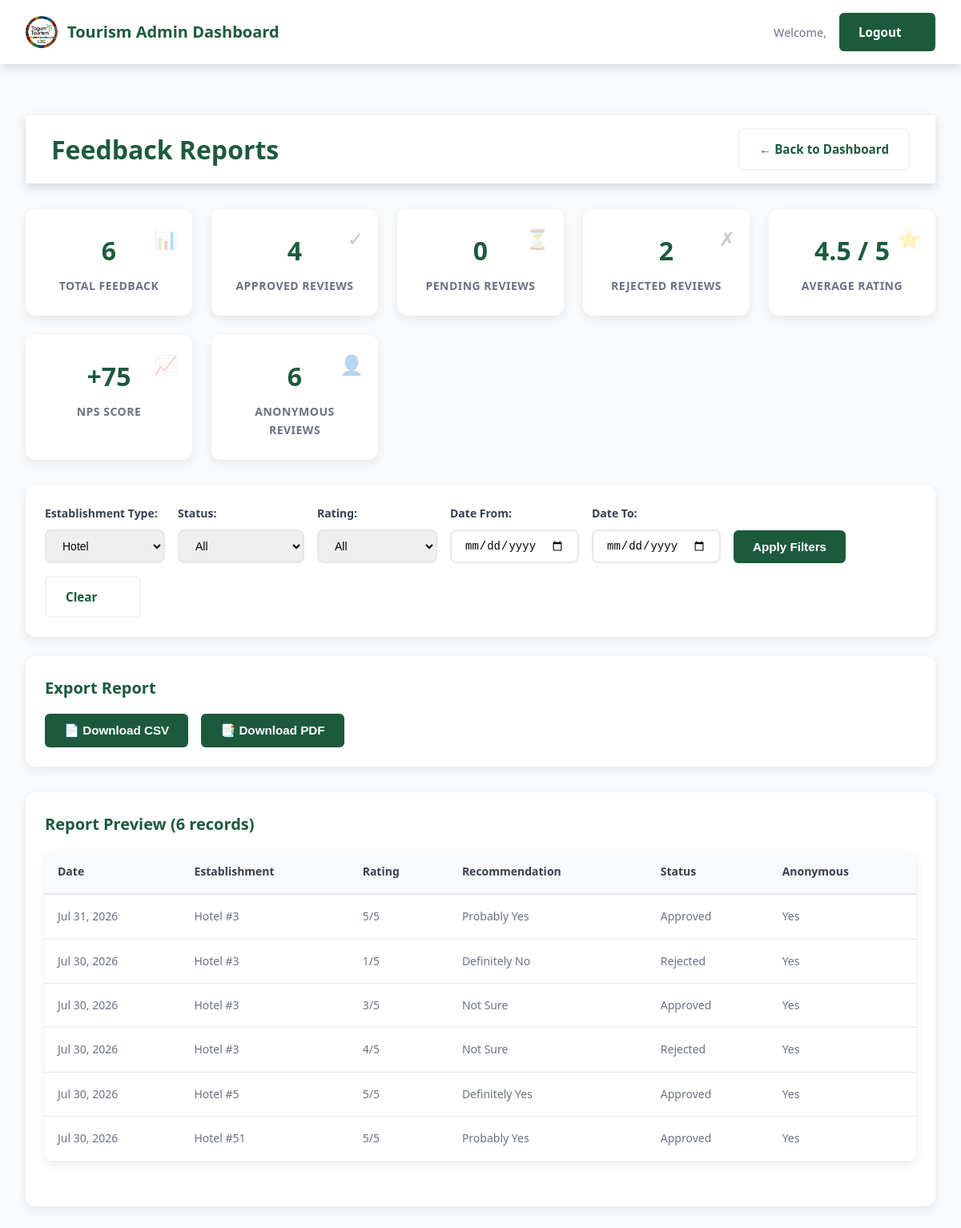
Page /admin/feedback-reports.php?establishment_type=hotel (signed in) on the committed database.
### tables this page shows
CREATE TABLE feedback (
            id INTEGER PRIMARY KEY AUTOINCREMENT,
            establishment_type TEXT NOT NULL,
            establishment_id INTEGER NOT NULL,
            overall_rating INTEGER NOT NULL CHECK(overall_rating >= 1 AND overall_rating <= 5),
            comment TEXT,
            anonymous INTEGER DEFAULT 0,
            email TEXT NOT NULL,
            recommendation TEXT NOT NULL,
            data_privacy_consent INTEGER NOT NULL DEFAULT 0,
            status TEXT DEFAULT "Pending Review" CHECK(status IN ("Pending Review", "Approved", "Rejected")),
            moderator_notes TEXT,
            reviewed_by TEXT,
            reviewed_at TEXT,
            created_at TEXT DEFAULT CURRENT_TIMESTAMP,
            updated_at TEXT DEFAULT CURRENT_TIMESTAMP
        );

### admin/feedback-reports.php (the view, shortened to what this page needs)
<?php
$dbFile = __DIR__ . '/../database.db';
$db = new SQLite3($dbFile);
$where = ['1=1'];
$params = [];
if (!empty($_GET['establishment_type'])) {
    $where[] = 'establishment_type = ?';
    $params[] = $_GET['establishment_type'];
}
$whereClause = implode(' AND ', $where);
$query = "SELECT * FROM feedback WHERE $whereClause ORDER BY created_at DESC";
$stmt = $db->prepare($query);
foreach ($params as $i => $param) {
    $stmt->bindValue($i + 1, $param);
}
$result = $stmt->execute();
$feedbackList = [];
while ($row = $result->fetchArray(SQLITE3_ASSOC)) {
    $feedbackList[] = $row;
}
$stats = [
    'total' => count($feedbackList),
    'approved' => 0,
    'pending' => 0,
    'rejected' => 0,
    'anonymous' => 0,
    'avg_rating' => 0,
    'nps' => 0
];
$totalRating = 0;
$totalApproved = 0;
$promoters = 0;
$detractors = 0;
foreach ($feedbackList as $feedback) {
    if ($feedback['status'] === 'Approved') {
        $stats['approved']++;
        $totalRating += $feedback['overall_rating'];
        $totalApproved++;
        if (in_array($feedback['recommendation'], ['Definitely Yes', 'Probably Yes'])) {
            $promoters++;
        } elseif (in_array($feedback['recommendation'], ['Probably No', 'Definitely No'])) {
            $detractors++;
        }
    } elseif ($feedback['status'] === 'Pending Review') {
        $stats['pending']++;
    } elseif ($feedback['status'] === 'Rejected') {
        $stats['rejected']++;
    }
    if ($feedback['anonymous']) {
        $stats['anonymous']++;
    }
}
if ($totalApproved > 0) {
    $stats['avg_rating'] = round($totalRating / $totalApproved, 1);
    $stats['nps'] = round((($promoters - $detractors) / $totalApproved) * 100);
}
?>
<!DOCTYPE html>
<html lang="en">
<head>
    <link rel="stylesheet" href="../css/style.css">
    <link rel="stylesheet" href="../css/admin.css">
    <link rel="stylesheet" href="../css/feedback-admin.css">
</head>
<body class="admin-body">
    <header class="admin-header">
        <div class="admin-header-content">
            <div class="admin-title">
                <img src="../images/TagumTourism.jpg" alt="Tagum City Logo" class="admin-logo" loading="lazy">
                <span>Tourism Admin Dashboard</span>
            </div>
            <div class="admin-nav">
                <span class="admin-user">Welcome, <strong><?php echo htmlspecialchars($_SESSION['admin_username']); ?></strong></span>
                <a href="logout.php" class="btn btn-primary tab-btn logout-btn">Logout</a>
            </div>
        </div>
    </header>
    <main class="admin-main">
    <div class="admin-header">
        <h1>Feedback Reports</h1>
        <a href="dashboard.php" class="btn btn-secondary">← Back to Dashboard</a>
    </div>
    <div class="stats-grid">
        <div class="stat-card">
            <div class="stat-value"><?php echo $stats['total']; ?></div>
            <div class="stat-label">Total Feedback</div>
            <div class="stat-icon">📊</div>
        </div>
        <div class="stat-card">
            <div class="stat-value"><?php echo $stats['approved']; ?></div>
            <div class="stat-label">Approved Reviews</div>
            <div class="stat-icon">✓</div>
        </div>
        <div class="stat-card">
            <div class="stat-value"><?php echo $stats['pending']; ?></div>
            <div class="stat-label">Pending Reviews</div>
            <div class="stat-icon">⏳</div>
        </div>
        <div class="stat-card">
            <div class="stat-value"><?php echo $stats['rejected']; ?></div>
            <div class="stat-label">Rejected Reviews</div>
            <div class="stat-icon">✗</div>
        </div>
        <div class="stat-card">
            <div class="stat-value"><?php echo $stats['avg_rating']; ?> / 5</div>
            <div class="stat-label">Average Rating</div>
            <div class="stat-icon">⭐</div>
        </div>
        <div class="stat-card">
            <div class="stat-value"><?php echo $stats['nps'] >= 0 ? '+' : ''; ?><?php echo $stats['nps']; ?></div>
            <div class="stat-label">NPS Score</div>
            <div class="stat-icon">📈</div>
        </div>
        <div class="stat-card">
            <div class="stat-value"><?php echo $stats['anonymous']; ?></div>
            <div class="stat-label">Anonymous Reviews</div>
            <div class="stat-icon">👤</div>
        </div>
    </div>
    <div class="filters-section">
        <form method="GET" class="filters-form">
            <div class="filter-group">
                <label>Establishment Type:</label>
                <select name="establishment_type">
                    <option value="hotel" <?php echo ($_GET['establishment_type'] ?? '') === 'hotel' ? 'selected' : ''; ?>>Hotel</option>
                </select>
            </div>
            <div class="filter-group">
                <label>Status:</label>
                <select name="status">
                    <option value="">All</option>
                </select>
            </div>
            <div class="filter-group">
                <label>Rating:</label>
                <select name="rating">
                    <option value="">All</option>
                </select>
            </div>
            <div class="filter-group">
                <label>Date From:</label>
                <input type="date" name="date_from" value="<?php echo htmlspecialchars($_GET['date_from'] ?? ''); ?>">
            </div>
            <div class="filter-group">
                <label>Date To:</label>
                <input type="date" name="date_to" value="<?php echo htmlspecialchars($_GET['date_to'] ?? ''); ?>">
            </div>
            <button type="submit" class="btn btn-primary">Apply Filters</button>
            <a href="feedback-reports.php" class="btn btn-secondary">Clear</a>
        </form>
    </div>
    <div class="export-section">
        <h3>Export Report</h3>
        <div class="export-buttons">
            <form method="GET" action="" style="display: inline;">
                <button type="submit" class="btn btn-primary">📄 Download CSV</button>
            </form>
            <form method="GET" action="" style="display: inline;">
                <button type="submit" class="btn btn-primary">📑 Download PDF</button>
            </form>
        </div>
    </div>
    <div class="report-preview">
        <h3>Report Preview (<?php echo count($feedbackList); ?> records)</h3>
        <div class="feedback-table-container">
            <table class="feedback-table">
                <thead>
                    <tr>
                        <th>Date</th>
                        <th>Establishment</th>
                        <th>Rating</th>
                        <th>Recommendation</th>
                        <th>Status</th>
                        <th>Anonymous</th>
                    </tr>
                </thead>
                <tbody>
                    <?php if (empty($feedbackList)): ?>
                        <tr>
                            <td colspan="6" class="no-data">No feedback found matching the filters</td>
                        </tr>
                    <?php else: ?>
                        <?php foreach (array_slice($feedbackList, 0, 50) as $feedback): ?>
                            <tr>
                                <td><?php echo date('M j, Y', strtotime($feedback['created_at'])); ?></td>
                                <td><?php echo ucfirst($feedback['establishment_type']); ?> #<?php echo $feedback['establishment_id']; ?></td>
                                <td><?php echo $feedback['overall_rating']; ?>/5</td>
                                <td><?php echo htmlspecialchars($feedback['recommendation']); ?></td>
                                <td><?php echo htmlspecialchars($feedback['status']); ?></td>
                                <td><?php echo $feedback['anonymous'] ? 'Yes' : 'No'; ?></td>
                            </tr>
                        <?php endforeach; ?>
                    <?php endif; ?>
                </tbody>
            </table>
        </div>
    </div>
</body>
</html>

### css/style.css (style rules this page uses)
:root { --dark-green: #1d5a3d; --light-green: #2d7a4d; --gray: #6b7280; --light-gray: #f3f4f6; --white: #ffffff; --dark-gray: #374151; }
* { margin: 0; padding: 0; box-sizing: border-box; }
body { font-family: 'Segoe UI', Tahoma, Geneva, Verdana, sans-serif; line-height: 1.6; color: var(--dark-gray); overflow-x: hidden; width: 100%; }
html { scroll-behavior: smooth; }
.btn { padding: 0.75rem 1.5rem; font-size: 1rem; font-weight: 600; border: none; cursor: pointer; border-radius: 4px; transition: all 0.3s ease; display: inline-block; white-space: nowrap; text-align: center; min-width: 120px; }
.btn-primary { background-color: var(--dark-green); color: var(--white); }
.btn-secondary { background-color: var(--white); color: var(--dark-green); }

### css/admin.css (style rules this page uses)
:root { --dark-green: #1d5a3d; --light-green: #2d7a4d; --gray: #6b7280; --light-gray: #f3f4f6; --white: #ffffff; --dark-gray: #374151; --error: #dc2626; --success: #16a34a; --warning: #ea580c; --info: #0284c7; --shadow-sm: 0 1px 3px rgba(0, 0, 0, 0.1); --shadow-md: 0 4px 12px rgba(0, 0, 0, 0.15); --shadow-lg: 0 10px 20px rgba(0, 0, 0, 0.2); }
* { margin: 0; padding: 0; box-sizing: border-box; }
body { font-family: 'Segoe UI', Tahoma, Geneva, Verdana, sans-serif; line-height: 1.6; color: var(--dark-gray); background-color: var(--light-gray); }
.admin-logo { width: 40px; height: 40px; object-fit: contain; border-radius: 50%; }
.admin-header { background-color: var(--white); box-shadow: var(--shadow-md); padding: 1rem 2rem; display: flex; justify-content: space-between; align-items: center; }
.admin-header-content { display: flex; justify-content: space-between; align-items: center; max-width: 1200px; margin: 0 auto; width: 100%; }
.admin-title { display: flex; align-items: center; gap: 0.75rem; font-size: 1.25rem; font-weight: 700; color: var(--dark-green); }
.admin-title span { font-weight: 600; }
.admin-nav { display: flex; align-items: center; gap: 1rem; }
.admin-user { color: var(--gray); font-size: 0.9rem; }
.logout-btn { background-color: var(--dark-green); color: var(--white); }
.admin-main { max-width: 1200px; margin: 0 auto; padding: 2rem; min-height: calc(100vh - 200px); }
.tab-btn { padding: 0.75rem 1.5rem; background: var(--white); color: var(--dark-gray); border: 2px solid var(--light-gray); border-radius: 6px; font-weight: 600; transition: all 0.3s ease; }
.btn { display: inline-flex; align-items: center; gap: 0.5rem; padding: 0.75rem 1.5rem; border: none; border-radius: 6px; cursor: pointer; font-weight: 600; text-decoration: none; font-size: 0.95rem; transition: all 0.3s ease; }
.btn-primary { background-color: var(--dark-green); color: var(--white); }
.btn-secondary { background-color: var(--white); color: var(--dark-green); border: 2px solid var(--light-gray); }
.stat-card { background: linear-gradient(135deg, var(--white) 0%, #f8fafc 100%); padding: 1.5rem; border-radius: 12px; text-align: center; box-shadow: var(--shadow-sm); border: 2px solid transparent; transition: all 0.3s ease; }
.stat-label { color: var(--gray); font-weight: 500; }

### admin/feedback-reports.php (style rules this page uses)
.export-section { background: white; border-radius: 12px; padding: 1.5rem; box-shadow: 0 4px 12px rgba(0, 0, 0, 0.08); margin-bottom: 2rem; }
.export-section h3 { font-size: 1.25rem; color: #1d5a3d; margin-bottom: 1rem; }
.export-buttons { display: flex; gap: 1rem; flex-wrap: wrap; }
.report-preview { background: white; border-radius: 12px; padding: 1.5rem; box-shadow: 0 4px 12px rgba(0, 0, 0, 0.08); }
.report-preview h3 { font-size: 1.25rem; color: #1d5a3d; margin-bottom: 1rem; }

### rows in the picture
feedback: created_at "Jul 31, 2026", establishment_type "Hotel", establishment "3", overall_rating "5", recommendation "Probably Yes", status "Approved", anonymous "Yes"
feedback: created_at "Jul 30, 2026", establishment_type "Hotel", establishment "3", overall_rating "1", recommendation "Definitely No", status "Rejected", anonymous "Yes"
feedback: created_at "Jul 30, 2026", establishment_type "Hotel", establishment "3", overall_rating "3", recommendation "Not Sure", status "Approved", anonymous "Yes"
feedback: created_at "Jul 30, 2026", establishment_type "Hotel", establishment "3", overall_rating "4", recommendation "Not Sure", status "Rejected", anonymous "Yes"
feedback: created_at "Jul 30, 2026", establishment_type "Hotel", establishment "5", overall_rating "5", recommendation "Definitely Yes", status "Approved", anonymous "Yes"
feedback: created_at "Jul 30, 2026", establishment_type "Hotel", establishment "51", overall_rating "5", recommendation "Probably Yes", status "Approved", anonymous "Yes"

### other values in the picture
$stats['total'] "6"
$stats['approved'] "4"
$stats['pending'] "0"
$stats['rejected'] "2"
$stats['avg_rating'] "4.5"
$stats['nps'] "75"
$stats['anonymous'] "6"
count($feedbackList) "6"
